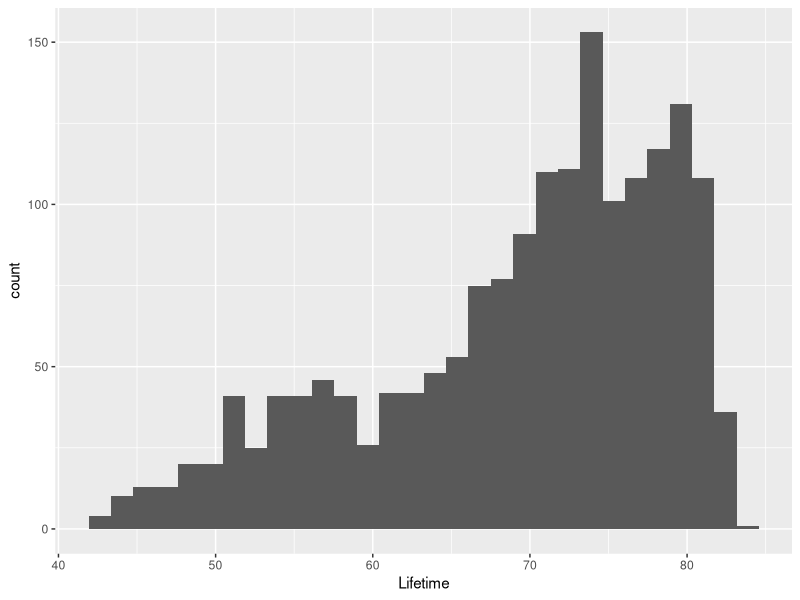

Recreate this plot in R. (Note: this script raises an error after producing the figure.)
## ---- chunk 1
knitr::opts_chunk$set(echo = TRUE,message=FALSE, warning = FALSE)
## ---- chunk 2
#load necessary libraries
library(tidyverse) #readr, dplyr

#Visual
library(ggplot2)
library(corrplot)

#Analysis
library(leaps) #regsubsets
library(broom) #glance 
library(car) #

#load processed dataset
df <- read_csv("df.csv")
## ---- chunk 3
df %>% select("Lifetime") %>% 
  ggplot(aes(Lifetime))+geom_histogram()
## ---- chunk 4
#Feature Selection
#get the names of crucial features of Sequential, Forward and Backward Selection

#exclude two categorical variable, and year variable, which is predetermined to be included in the data. 
seqrep <- 
  regsubsets(Lifetime~., data = df %>% select(c(-1,-2,-3)), 
                     nvmax = 3, method = "seqrep") %>% 
  summary()
seqrep<- as.data.frame(seqrep$which)
seqrep<- seqrep[,apply(seqrep, 2, function(x) any(x ==T))] %>% 
  select(-1) %>% 
  colnames()

#forward selection
forward <- 
  regsubsets(Lifetime~., data = df %>% select(-1,-2,-3), 
                      nvmax = 3, method = "forward") %>% 
  summary()
forward<- as.data.frame(forward$which)
forward<- forward[,apply(forward, 2, function(x) any(x ==T))] %>% 
  select(-1) %>% 
  colnames()


#backward selection
backward <- 
  regsubsets(Lifetime~., data = df %>% select(-1,-2,-3), 
                      nvmax = 3, method = "backward") %>% 
  summary()
backward<- as.data.frame(backward$which)
backward<- backward[,apply(backward, 2, function(x) any(x ==T))] %>% 
  select(-1) %>% 
  colnames()


feature_select_result <- cbind(seqrep,forward,backward)
feature_select_result
## ---- chunk 5

#Compare AIC BIC Adjusted R^2 etc, then we decide to use Forward Selection result
mod_for <- lm (as.formula(paste("Lifetime ~ ", paste(forward, collapse= "+"))),df) %>% 
  glance() %>% 
  select(1,2,6,9,10)
mod_back <- lm (as.formula(paste("Lifetime ~ ", paste(backward, collapse= "+"))),df) %>% 
  glance() %>% 
  select(1,2,6,9,10)
cbind(Type=c("Forward Selection", "Backward Selection"),
      rbind(mod_for,mod_back))
## ---- chunk 6
#update our dataframe of interest
#The reason to include Country and year into df is for explaining the outcome through historical events(War, Disease etc.). 
forward <- str_replace_all(forward,"`","")
df <- 
  df %>% 
  select(Country, Continent, Year, forward, Lifetime) %>% 
  rename(HIV = `Deaths - HIV/AIDS - Sex: Both - Age: All Ages (Number)`) 

#Use Symbox Function to see transformation needed for the variables

par(mfrow=c(2,2))
symbox(df$Year)
symbox(df$Household)
symbox(df$Education)
symbox(df$HIV)
## ---- chunk 7

df

write.csv(df,"lifeexpectancy.csv", row.names = T)

## ---- chunk 8
#Use the implied method by Symbox Function to transform the variables
df <- 
  df %>% 
  mutate(Household=log(Household),
         Education = Education^0.5,
         HIV = log(HIV+1)) #add 1 to avoid the log 0 situation
## ---- chunk 9
#Correlation Plot
df %>% 
  select(Year,Household,Education,HIV,Lifetime) %>% 
  cor() %>% 
  corrplot(tl.col="black")

## ---- chunk 10
#Full Model
mod <- lm(Lifetime ~ Year+ Household + Education + HIV + Continent,df) 
mod %>% 
  summary()
## ---- chunk 11
#Usinf CV to test for overfitting

set.seed(827)

#Train test split; using 80% as training
sample <- sample(c(TRUE, FALSE), nrow(df), replace=TRUE, prob=c(0.8,0.2))
train  <- df[sample, ]
test   <- df[!sample, ]

# Cross-Validation
set.seed(123)
train.control <- trainControl(method = "cv", 
                              number = 10, repeats = 3)
# Train the model
model <- train(Lifetime ~., data = train %>% select(-1), method = "glm",
               trControl = train.control)
pred <- predict(model,test)

# Summarize the results
model$resample
## ---- chunk 12
#Variance Assumption Check
plot(mod)
